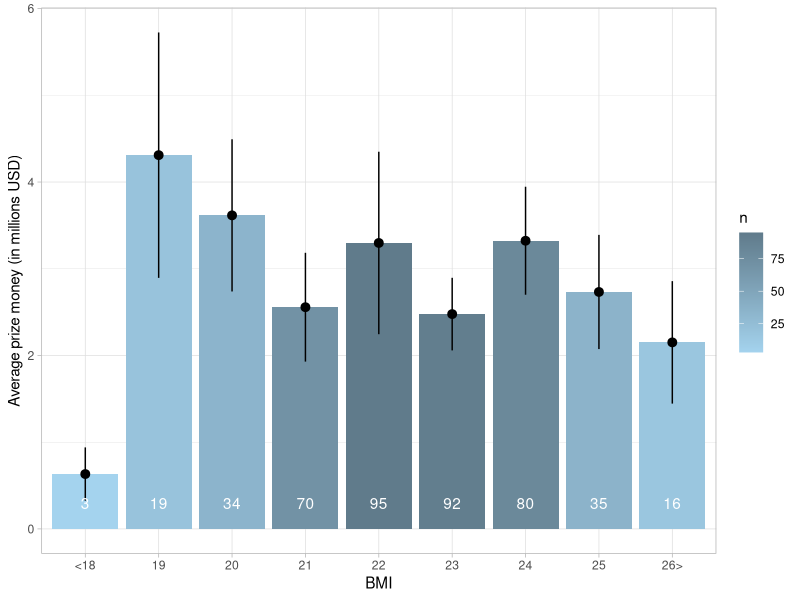
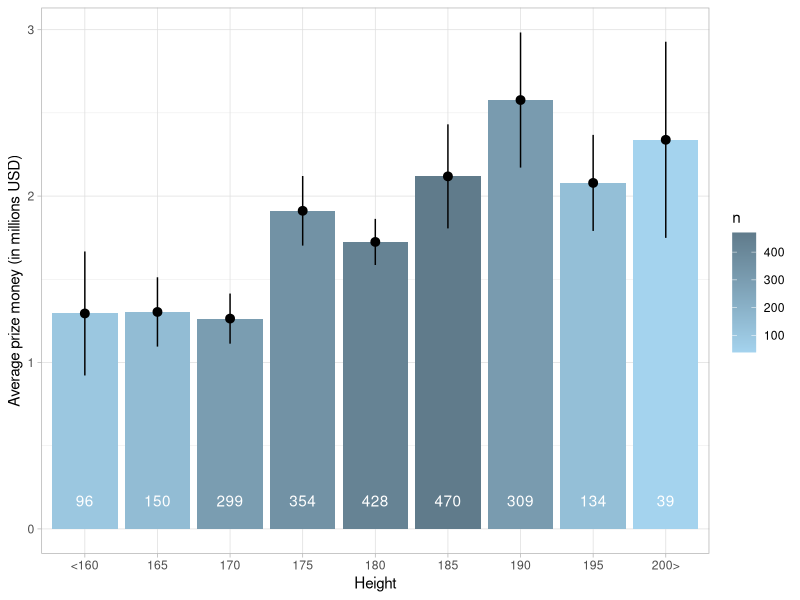
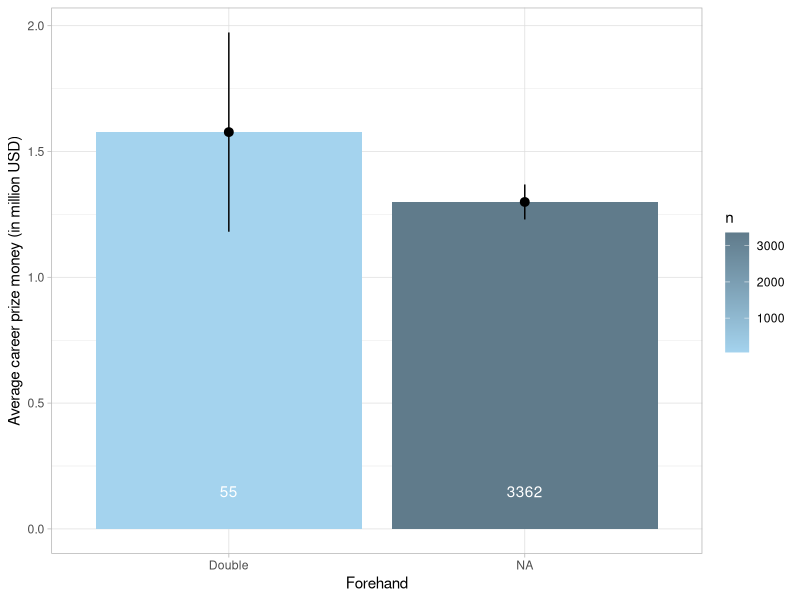
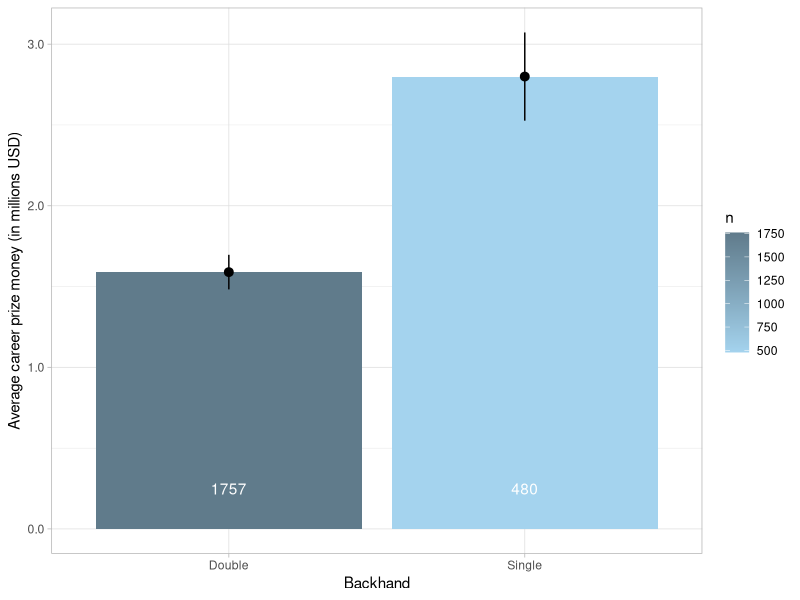
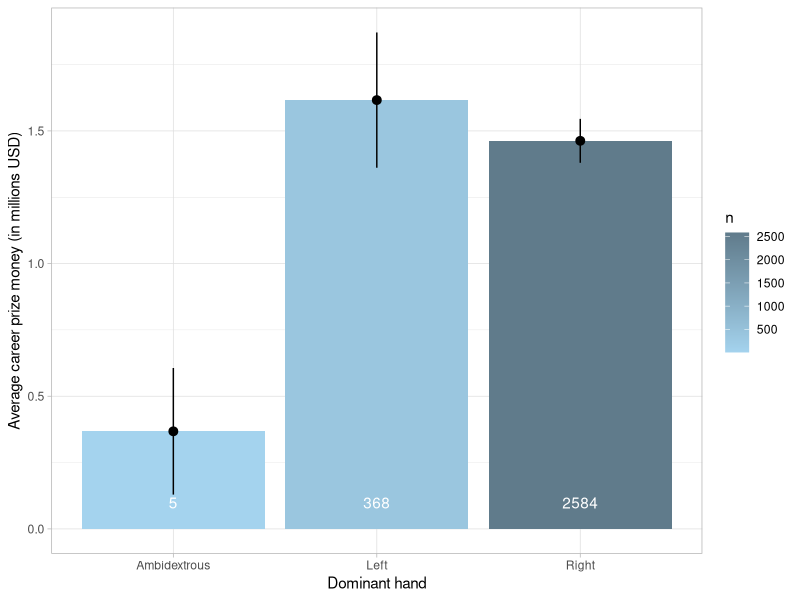

Generate these figures, in order, with R: (Note: this script raises an error after producing the figures.)
library(tidyverse)
library(ggplot2)

color_low = "lightskyblue2"
color_high = "lightskyblue4"

graph1 <- read_csv("huge_csv.csv") |>
  filter(height != 0) |>
  mutate(BMI = (weight/1000)/(height^2)) |>
  mutate(weight_kg = weight/1000)

#BMI
BMI_filtered <- graph1 |> 
  filter(!is.na(BMI)) |> 
  mutate(BMI_bin = case_when(
    BMI < 18.5 ~ "<18",
    BMI >= 25.5 ~ "26>",
    TRUE ~ as.character(round(BMI))
  )) |>
  group_by(BMI_bin) |>
  summarise(average_money = mean(prize_money),
            sd_money = sd(prize_money),
            n = n()) |>
  mutate(
    se_money = sd_money / sqrt(n),
    lower_money = average_money - se_money,
    upper_money = average_money + se_money)

ggplot(data = BMI_filtered) +
  aes(x = BMI_bin, y = average_money, fill =n) +
  scale_fill_gradient(low=color_low, high= color_high) +
  theme_light() +
  scale_x_discrete() +
  
  scale_y_continuous(labels = scales::number_format(scale = 1e-6, accuracy = 1, suffix = "")) + 
  stat_summary_bin(fun = "mean", geom = "col", binwidth = 1) +
  labs(y = "Average prize money (in millions USD)",
       x = "BMI") +
  geom_pointrange(aes(ymin = lower_money, ymax = upper_money, na.rm = NULL)) +
  geom_text(aes(label = n), y = 300000, color = 'white')

#HEIGHT
height_filtered <- graph1 |> 
  filter(!is.na(height)) |> 
  mutate(height_bin = case_when(
    height >= 1.975 ~ "200>",
    height < 1.625 ~ "<160",
    TRUE ~ as.character(round(height*20)*5)
  )) |>
  group_by(height_bin) |>
  summarise(average_money = mean(prize_money),
            sd_money = sd(prize_money),
            n = n()) |>
  mutate(
    se_money = sd_money / sqrt(n),
    lower_money = average_money - se_money,
    upper_money = average_money + se_money)

ggplot(data = height_filtered) +
  aes(x = height_bin, y = average_money, fill =n) +
  scale_fill_gradient(low=color_low, high= color_high) +
  theme_light() +
  scale_x_discrete() +
  scale_y_continuous(labels = scales::number_format(scale = 1e-6, accuracy = 1, suffix = "")) + 
  stat_summary_bin(fun = "mean", geom = "col", binwidth = 5) +
  labs(y = "Average prize money (in millions USD)",
       x = "Height") +
  geom_pointrange(aes(ymin = lower_money, ymax = upper_money, na.rm = NULL)) +
  geom_text(aes(label = n), y = 170000, color = 'white')

#FOREHAND
forehand_filtered <- read_csv("huge_csv.csv") |> 
  group_by(forehand) |> 
  summarise(average_money = mean(prize_money),
            sd_money = sd(prize_money),
            n = n()) |>
  mutate(
    se_money = sd_money / sqrt(n),
    lower_money = average_money - se_money,
    upper_money = average_money + se_money)

ggplot(data = forehand_filtered) +
  aes(x = forehand, y = average_money, fill =n) +
  scale_fill_gradient(low=color_low, high= color_high) +
  theme_light()+
  scale_y_continuous(labels = scales::number_format(scale = 1e-6, accuracy = 0.1, suffix = ""))+
  geom_col()+
  geom_pointrange(aes(ymin = lower_money, ymax = upper_money))+
  annotate("text",                        
           x = NA, y = 150000, 
           label = "3362", 
           family = 'sans', 
           colour = 'white')+
  annotate("text", 
           x = 'double', y = 150000, 
           label = "55", 
           family = 'sans', 
           colour = 'white') + 
  labs(y = "Average career prize money (in million USD)",
       x = "Forehand")+
  scale_x_discrete(labels = c("double" = "Double"))

#BACKHAND
backhand_filtered <- read_csv('huge_csv.csv') |> 
  filter(!is.na(backhand)) |> 
  group_by(backhand) |>
  summarise(average_money = mean(prize_money),
            sd_money = sd(prize_money),
            n = n()) |>
  mutate(
    se_money = sd_money / sqrt(n),
    lower_money = average_money - se_money,
    upper_money = average_money + se_money)

ggplot(data = backhand_filtered) +
  aes(x = backhand, y = average_money, fill =n) +
  scale_fill_gradient(low=color_low, high= color_high) +
  theme_light()+
  geom_col()+
  geom_pointrange(aes(ymin = lower_money, ymax = upper_money))+
  scale_y_continuous(labels = scales::number_format(scale = 1e-6, accuracy = 0.1, suffix = ""))+
  annotate("text",                        
           x = 'single', y = 250000, 
           label = "480", 
           family = 'sans',
           color = 'white')+
  annotate("text", 
           x = 'double', y = 250000, 
           label = "1757", 
           family = 'sans',
           color = 'white') + 
  labs(y = "Average career prize money (in millions USD)",
       x = "Backhand") +
  scale_x_discrete(labels = c("double" = "Double", "single" = "Single"))

#DOMINANT_HAND
dominant_hand_filtered <- read_csv("huge_csv.csv") |> 
  filter(!is.na(dominant_hand)) |> 
  group_by(dominant_hand) |>
  summarise(average_money = mean(prize_money),
            sd_money = sd(prize_money),
            n = n()) |>
  mutate(
    se_money = sd_money / sqrt(n),
    lower_money = average_money - se_money,
    upper_money = average_money + se_money)

ggplot(data = dominant_hand_filtered) +
  aes(x = dominant_hand, y = average_money, fill =n) +
  scale_fill_gradient(low=color_low, high= color_high) +
  theme_light()+
  scale_y_continuous(labels = scales::number_format(scale = 1e-6, accuracy = 0.1, suffix = ""))+
  geom_col()+
  geom_pointrange(aes(ymin = lower_money, ymax = upper_money))+
  annotate("text",                        
           x = 'right', y = 100000, 
           label = "2584", 
           family = 'sans', 
           colour = 'white')+
  annotate("text", 
           x = 'left', y = 100000, 
           label = "368", 
           family = 'sans', 
           colour = 'white') +
  annotate("text", 
           x = 'ambidextrous', y = 100000, 
           label = "5", 
           family = 'sans', 
           colour = 'white') + 
  labs(x = 'Dominant hand',                                                    
       y = 'Average career prize money (in millions USD)') +
  scale_x_discrete(labels = c("ambidextrous" = "Ambidextrous", "left" = "Left", "right" = "Right"))

#COUNTRIES
gdp <- read_csv("gdp_with_category.csv") |>
  select(country = "Country Name", category) |>
  mutate(country = recode(country,
                          "Czechia" = "Czech Republic",
                          "Egypt, Arab Rep." = "Egypt",
                          "Hong Kong SAR, China" = "Hong Kong",
                          "Iran, Islamic Rep." = "Iran",
                          "Russian Federation" = "Russia",
                          "Cote d'Ivoire" = "Ivory Coast",
                          "Kyrgyz Republic" = "Kyrgyzstan",
                          "North Macedonia" = "Macedonia",
                          "Slovak Republic" = "Slovakia",
                          "Korea, Rep." = "South Korea",
                          "Bahamas, The" = "The Bahamas",
                          "Turkiye" = "Turkey",
                          "Viet Nam" = "Vietnam"))

countries_filtered <- read_csv("huge_csv.csv") |> 
  filter(!is.na(dominant_hand)) |> 
  group_by(dominant_hand) |>
  summarise(average_money = mean(prize_money),
            sd_money = sd(prize_money),
            n = n()) |>
  mutate(
    se_money = sd_money / sqrt(n),
    lower_money = average_money - se_money,
    upper_money = average_money + se_money)

data <- read_csv("huge_csv.csv") |>
  select(country, prize_money) |>
  na.omit() |>
  mutate(country = recode(country,
                          "Kingdom of Romania" = "Romania",
                          "Great Britain" = "United Kingdom",
                          "Chinese Taipei" = "Taiwan",
                          "Republic of Ireland" = "Ireland",
                          "Serbia and Montenegro" = "Serbia",
                          "Czechoslovakia" = "Czech Republic",
                          "Union of South Africa" = "South Africa"))

all_data <-merge(data, gdp, by="country", all.x = T) |>
  na.omit()

countries_filtered <- all_data |> 
  filter(!is.na(category)) |> 
  group_by(category) |>
  summarise(average_money = mean(prize_money),
            sd_money = sd(prize_money),
            n = n()) |>
  mutate(
    se_money = sd_money / sqrt(n),
    lower_money = average_money - se_money,
    upper_money = average_money + se_money)

merged <- merge(data, gdp, by="country", all.x = T) |>
  na.omit() |>
  group_by(category) |>
  summarise(mean_prize_money = mean(prize_money), n_players = length(country))

ggplot(data = countries_filtered) +
  aes(x = reorder(category, average_money), y = average_money, fill =n) +
  scale_fill_gradient(low=color_low, high= color_high) +
  labs(
    x = "Countries grouped by income",
    y = "Average prize money (in millions USD)"
  ) +
  geom_col()+
  geom_pointrange(aes(ymin = lower_money, ymax = upper_money))+
  theme_light() +
  scale_y_continuous(labels = scales::number_format(scale = 1e-6, accuracy = 0.1, suffix = ""))+
  geom_text(aes(label = n),
            y = 50000, color = "white")
